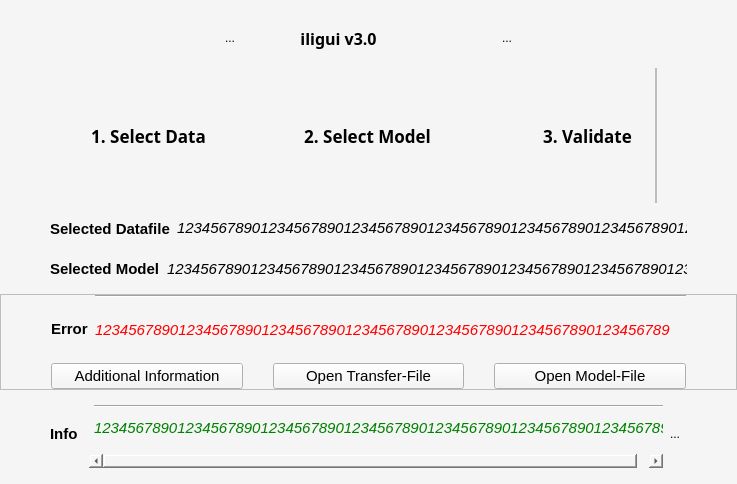
<?xml version="1.0" encoding="UTF-8"?>
<ui version="4.0">
 <class>MainWindow</class>
 <widget class="QMainWindow" name="MainWindow">
  <property name="geometry">
   <rect>
    <x>0</x>
    <y>0</y>
    <width>737</width>
    <height>484</height>
   </rect>
  </property>
  <property name="sizePolicy">
   <sizepolicy hsizetype="MinimumExpanding" vsizetype="Preferred">
    <horstretch>0</horstretch>
    <verstretch>0</verstretch>
   </sizepolicy>
  </property>
  <property name="minimumSize">
   <size>
    <width>685</width>
    <height>0</height>
   </size>
  </property>
  <property name="windowTitle">
   <string>iligui</string>
  </property>
  <property name="windowIcon">
   <iconset>
    <normaloff>icons/interlis.png</normaloff>icons/interlis.png</iconset>
  </property>
  <property name="styleSheet">
   <string notr="true"/>
  </property>
  <property name="toolButtonStyle">
   <enum>Qt::ToolButtonIconOnly</enum>
  </property>
  <widget class="QWidget" name="MainWidget">
   <property name="sizePolicy">
    <sizepolicy hsizetype="Preferred" vsizetype="Preferred">
     <horstretch>0</horstretch>
     <verstretch>0</verstretch>
    </sizepolicy>
   </property>
   <property name="acceptDrops">
    <bool>true</bool>
   </property>
   <property name="styleSheet">
    <string notr="true">background-color: WhiteSmoke;
</string>
   </property>
   <layout class="QVBoxLayout" name="verticalLayout_3">
    <property name="spacing">
     <number>10</number>
    </property>
    <property name="leftMargin">
     <number>0</number>
    </property>
    <property name="topMargin">
     <number>8</number>
    </property>
    <property name="rightMargin">
     <number>0</number>
    </property>
    <property name="bottomMargin">
     <number>16</number>
    </property>
    <item alignment="Qt::AlignTop">
     <widget class="QFrame" name="MainFrame">
      <property name="sizePolicy">
       <sizepolicy hsizetype="Preferred" vsizetype="Fixed">
        <horstretch>0</horstretch>
        <verstretch>0</verstretch>
       </sizepolicy>
      </property>
      <property name="minimumSize">
       <size>
        <width>0</width>
        <height>0</height>
       </size>
      </property>
      <property name="baseSize">
       <size>
        <width>0</width>
        <height>92</height>
       </size>
      </property>
      <property name="frameShape">
       <enum>QFrame::NoFrame</enum>
      </property>
      <property name="frameShadow">
       <enum>QFrame::Plain</enum>
      </property>
      <layout class="QVBoxLayout" name="verticalLayout">
       <property name="spacing">
        <number>0</number>
       </property>
       <property name="leftMargin">
        <number>0</number>
       </property>
       <property name="topMargin">
        <number>0</number>
       </property>
       <property name="rightMargin">
        <number>0</number>
       </property>
       <property name="bottomMargin">
        <number>0</number>
       </property>
       <item alignment="Qt::AlignHCenter">
        <widget class="QFrame" name="toolFrame">
         <property name="sizePolicy">
          <sizepolicy hsizetype="Preferred" vsizetype="Preferred">
           <horstretch>0</horstretch>
           <verstretch>0</verstretch>
          </sizepolicy>
         </property>
         <property name="frameShape">
          <enum>QFrame::NoFrame</enum>
         </property>
         <property name="frameShadow">
          <enum>QFrame::Raised</enum>
         </property>
         <layout class="QHBoxLayout" name="horizontalLayout_2">
          <property name="spacing">
           <number>0</number>
          </property>
          <property name="leftMargin">
           <number>0</number>
          </property>
          <property name="topMargin">
           <number>0</number>
          </property>
          <property name="rightMargin">
           <number>0</number>
          </property>
          <property name="bottomMargin">
           <number>0</number>
          </property>
          <item>
           <widget class="QToolButton" name="interlisButton">
            <property name="sizePolicy">
             <sizepolicy hsizetype="Fixed" vsizetype="Fixed">
              <horstretch>0</horstretch>
              <verstretch>0</verstretch>
             </sizepolicy>
            </property>
            <property name="minimumSize">
             <size>
              <width>60</width>
              <height>60</height>
             </size>
            </property>
            <property name="text">
             <string>...</string>
            </property>
            <property name="icon">
             <iconset>
              <normaloff>icons/interlis.png</normaloff>icons/interlis.png</iconset>
            </property>
            <property name="iconSize">
             <size>
              <width>30</width>
              <height>30</height>
             </size>
            </property>
            <property name="autoRaise">
             <bool>true</bool>
            </property>
           </widget>
          </item>
          <item>
           <spacer name="horizontalSpacer_3">
            <property name="orientation">
             <enum>Qt::Horizontal</enum>
            </property>
            <property name="sizeHint" stdset="0">
             <size>
              <width>40</width>
              <height>20</height>
             </size>
            </property>
           </spacer>
          </item>
          <item>
           <widget class="QLabel" name="versionLabel">
            <property name="font">
             <font>
              <family>Segoe UI Black</family>
              <pointsize>12</pointsize>
              <bold>true</bold>
             </font>
            </property>
            <property name="text">
             <string>iligui v3.0</string>
            </property>
            <property name="alignment">
             <set>Qt::AlignCenter</set>
            </property>
           </widget>
          </item>
          <item>
           <spacer name="horizontalSpacer_4">
            <property name="orientation">
             <enum>Qt::Horizontal</enum>
            </property>
            <property name="sizeHint" stdset="0">
             <size>
              <width>40</width>
              <height>20</height>
             </size>
            </property>
           </spacer>
          </item>
          <item>
           <widget class="QToolButton" name="settingsButton">
            <property name="sizePolicy">
             <sizepolicy hsizetype="Fixed" vsizetype="Fixed">
              <horstretch>0</horstretch>
              <verstretch>0</verstretch>
             </sizepolicy>
            </property>
            <property name="minimumSize">
             <size>
              <width>60</width>
              <height>60</height>
             </size>
            </property>
            <property name="text">
             <string/>
            </property>
            <property name="icon">
             <iconset>
              <normaloff>icons/settings.svg</normaloff>icons/settings.svg</iconset>
            </property>
            <property name="iconSize">
             <size>
              <width>30</width>
              <height>30</height>
             </size>
            </property>
            <property name="checkable">
             <bool>false</bool>
            </property>
            <property name="checked">
             <bool>false</bool>
            </property>
            <property name="autoRaise">
             <bool>true</bool>
            </property>
           </widget>
          </item>
          <item>
           <widget class="QToolButton" name="refreshButton">
            <property name="minimumSize">
             <size>
              <width>60</width>
              <height>60</height>
             </size>
            </property>
            <property name="text">
             <string>...</string>
            </property>
            <property name="icon">
             <iconset>
              <normaloff>icons/refresh-ccw.svg</normaloff>icons/refresh-ccw.svg</iconset>
            </property>
            <property name="iconSize">
             <size>
              <width>30</width>
              <height>30</height>
             </size>
            </property>
            <property name="autoRaise">
             <bool>true</bool>
            </property>
           </widget>
          </item>
         </layout>
        </widget>
       </item>
       <item>
        <widget class="QFrame" name="inputFrame">
         <property name="sizePolicy">
          <sizepolicy hsizetype="Preferred" vsizetype="Preferred">
           <horstretch>0</horstretch>
           <verstretch>0</verstretch>
          </sizepolicy>
         </property>
         <property name="acceptDrops">
          <bool>true</bool>
         </property>
         <property name="frameShape">
          <enum>QFrame::NoFrame</enum>
         </property>
         <property name="frameShadow">
          <enum>QFrame::Raised</enum>
         </property>
         <layout class="QHBoxLayout" name="horizontalLayout">
          <property name="spacing">
           <number>0</number>
          </property>
          <property name="leftMargin">
           <number>0</number>
          </property>
          <property name="topMargin">
           <number>0</number>
          </property>
          <property name="rightMargin">
           <number>0</number>
          </property>
          <property name="bottomMargin">
           <number>0</number>
          </property>
          <item>
           <spacer name="horizontalSpacer_5">
            <property name="orientation">
             <enum>Qt::Horizontal</enum>
            </property>
            <property name="sizeHint" stdset="0">
             <size>
              <width>40</width>
              <height>20</height>
             </size>
            </property>
           </spacer>
          </item>
          <item>
           <widget class="QToolButton" name="fileselectButton">
            <property name="sizePolicy">
             <sizepolicy hsizetype="Fixed" vsizetype="Fixed">
              <horstretch>0</horstretch>
              <verstretch>0</verstretch>
             </sizepolicy>
            </property>
            <property name="minimumSize">
             <size>
              <width>135</width>
              <height>135</height>
             </size>
            </property>
            <property name="font">
             <font>
              <family>Segoe UI Black</family>
              <pointsize>13</pointsize>
              <bold>true</bold>
             </font>
            </property>
            <property name="acceptDrops">
             <bool>true</bool>
            </property>
            <property name="toolTip">
             <string>&lt;html&gt;&lt;head/&gt;&lt;body&gt;&lt;p&gt;Select or Drop an INTERLIS 1/2 Transfer File you want to validate.&lt;/p&gt;&lt;/body&gt;&lt;/html&gt;</string>
            </property>
            <property name="layoutDirection">
             <enum>Qt::LeftToRight</enum>
            </property>
            <property name="styleSheet">
             <string notr="true">QToolButton[objectName^=&quot;fileselectButton&quot;]:hover {
	background-color : rgb(230,230,230);
	border-radius: 20px;
	border-style: outset;
	icon: url(:/icons/icons/fileupload_blue.png);
}


</string>
            </property>
            <property name="text">
             <string>1. Select Data</string>
            </property>
            <property name="icon">
             <iconset>
              <normaloff>icons/fileupload_blue.png</normaloff>icons/fileupload_blue.png</iconset>
            </property>
            <property name="iconSize">
             <size>
              <width>100</width>
              <height>100</height>
             </size>
            </property>
            <property name="autoRepeat">
             <bool>false</bool>
            </property>
            <property name="popupMode">
             <enum>QToolButton::DelayedPopup</enum>
            </property>
            <property name="toolButtonStyle">
             <enum>Qt::ToolButtonTextUnderIcon</enum>
            </property>
            <property name="autoRaise">
             <bool>true</bool>
            </property>
           </widget>
          </item>
          <item>
           <spacer name="horizontalSpacer">
            <property name="orientation">
             <enum>Qt::Horizontal</enum>
            </property>
            <property name="sizeHint" stdset="0">
             <size>
              <width>40</width>
              <height>20</height>
             </size>
            </property>
           </spacer>
          </item>
          <item>
           <widget class="QToolButton" name="modelselectButton">
            <property name="enabled">
             <bool>true</bool>
            </property>
            <property name="sizePolicy">
             <sizepolicy hsizetype="Fixed" vsizetype="Fixed">
              <horstretch>0</horstretch>
              <verstretch>0</verstretch>
             </sizepolicy>
            </property>
            <property name="minimumSize">
             <size>
              <width>135</width>
              <height>135</height>
             </size>
            </property>
            <property name="font">
             <font>
              <family>Segoe UI Black</family>
              <pointsize>13</pointsize>
              <bold>true</bold>
             </font>
            </property>
            <property name="acceptDrops">
             <bool>true</bool>
            </property>
            <property name="toolTip">
             <string>&lt;html&gt;&lt;head/&gt;&lt;body&gt;&lt;p&gt;Select or Drop an INTERLIS Model File with which you want to validate your file.&lt;br/&gt;A Model File is not always necessary, since it can also be designated directly in the INTERLIS Transfer File.&lt;/p&gt;&lt;/body&gt;&lt;/html&gt;</string>
            </property>
            <property name="layoutDirection">
             <enum>Qt::LeftToRight</enum>
            </property>
            <property name="styleSheet">
             <string notr="true">QToolButton[objectName^=&quot;modelselectButton&quot;]:hover {
	background-color : rgb(230,230,230);
	border-radius: 20px;
	border-style: outset;
}


</string>
            </property>
            <property name="text">
             <string>2. Select Model</string>
            </property>
            <property name="icon">
             <iconset>
              <normaloff>icons/model_lightblue.png</normaloff>icons/model_lightblue.png</iconset>
            </property>
            <property name="iconSize">
             <size>
              <width>100</width>
              <height>100</height>
             </size>
            </property>
            <property name="checkable">
             <bool>false</bool>
            </property>
            <property name="popupMode">
             <enum>QToolButton::DelayedPopup</enum>
            </property>
            <property name="toolButtonStyle">
             <enum>Qt::ToolButtonTextUnderIcon</enum>
            </property>
            <property name="autoRaise">
             <bool>true</bool>
            </property>
            <property name="arrowType">
             <enum>Qt::NoArrow</enum>
            </property>
           </widget>
          </item>
          <item>
           <spacer name="horizontalSpacer_2">
            <property name="orientation">
             <enum>Qt::Horizontal</enum>
            </property>
            <property name="sizeHint" stdset="0">
             <size>
              <width>40</width>
              <height>20</height>
             </size>
            </property>
           </spacer>
          </item>
          <item>
           <widget class="QToolButton" name="playButton">
            <property name="sizePolicy">
             <sizepolicy hsizetype="Fixed" vsizetype="Fixed">
              <horstretch>0</horstretch>
              <verstretch>0</verstretch>
             </sizepolicy>
            </property>
            <property name="minimumSize">
             <size>
              <width>135</width>
              <height>135</height>
             </size>
            </property>
            <property name="font">
             <font>
              <family>Segoe UI Black</family>
              <pointsize>13</pointsize>
              <bold>true</bold>
             </font>
            </property>
            <property name="mouseTracking">
             <bool>true</bool>
            </property>
            <property name="toolTip">
             <string>&lt;html&gt;&lt;head/&gt;&lt;body&gt;&lt;p&gt;Click to run the INTERLIS Validator Software with the Transfer-File, Model and Settings you have currently defined.&lt;/p&gt;&lt;/body&gt;&lt;/html&gt;</string>
            </property>
            <property name="layoutDirection">
             <enum>Qt::LeftToRight</enum>
            </property>
            <property name="styleSheet">
             <string notr="true">QToolButton[objectName^=&quot;playButton&quot;]:hover {
	background-color : rgb(230,230,230);
	border-radius: 20px;
	border-style: outset;
}


</string>
            </property>
            <property name="text">
             <string>3. Validate</string>
            </property>
            <property name="icon">
             <iconset>
              <normaloff>icons/play.png</normaloff>icons/play.png</iconset>
            </property>
            <property name="iconSize">
             <size>
              <width>100</width>
              <height>100</height>
             </size>
            </property>
            <property name="toolButtonStyle">
             <enum>Qt::ToolButtonTextUnderIcon</enum>
            </property>
            <property name="autoRaise">
             <bool>true</bool>
            </property>
           </widget>
          </item>
          <item>
           <widget class="QFrame" name="playButtonFrame">
            <property name="frameShape">
             <enum>QFrame::StyledPanel</enum>
            </property>
            <property name="frameShadow">
             <enum>QFrame::Raised</enum>
            </property>
            <layout class="QVBoxLayout" name="verticalLayout_8">
             <property name="spacing">
              <number>0</number>
             </property>
             <property name="leftMargin">
              <number>0</number>
             </property>
             <property name="topMargin">
              <number>0</number>
             </property>
             <property name="rightMargin">
              <number>0</number>
             </property>
             <property name="bottomMargin">
              <number>0</number>
             </property>
            </layout>
           </widget>
          </item>
          <item>
           <spacer name="horizontalSpacer_6">
            <property name="orientation">
             <enum>Qt::Horizontal</enum>
            </property>
            <property name="sizeHint" stdset="0">
             <size>
              <width>40</width>
              <height>20</height>
             </size>
            </property>
           </spacer>
          </item>
         </layout>
        </widget>
       </item>
      </layout>
     </widget>
    </item>
    <item>
     <widget class="QFrame" name="selectedFileFrame">
      <property name="frameShape">
       <enum>QFrame::NoFrame</enum>
      </property>
      <property name="frameShadow">
       <enum>QFrame::Raised</enum>
      </property>
      <layout class="QHBoxLayout" name="horizontalLayout_7">
       <property name="spacing">
        <number>0</number>
       </property>
       <property name="leftMargin">
        <number>50</number>
       </property>
       <property name="topMargin">
        <number>0</number>
       </property>
       <property name="rightMargin">
        <number>50</number>
       </property>
       <property name="bottomMargin">
        <number>0</number>
       </property>
       <item>
        <widget class="QLabel" name="fileLabel">
         <property name="font">
          <font>
           <pointsize>11</pointsize>
           <bold>true</bold>
          </font>
         </property>
         <property name="text">
          <string>Selected Datafile</string>
         </property>
        </widget>
       </item>
       <item>
        <widget class="QLabel" name="fileTextcon">
         <property name="text">
          <string/>
         </property>
         <property name="pixmap">
          <pixmap>icons/chevron-right.svg</pixmap>
         </property>
         <property name="alignment">
          <set>Qt::AlignCenter</set>
         </property>
        </widget>
       </item>
       <item>
        <widget class="QLabel" name="fileText">
         <property name="sizePolicy">
          <sizepolicy hsizetype="MinimumExpanding" vsizetype="Preferred">
           <horstretch>0</horstretch>
           <verstretch>0</verstretch>
          </sizepolicy>
         </property>
         <property name="font">
          <font>
           <pointsize>11</pointsize>
           <italic>true</italic>
          </font>
         </property>
         <property name="toolTip">
          <string>&lt;html&gt;&lt;head/&gt;&lt;body&gt;&lt;p&gt;The Error returned by the Validator. The direct Position will be delivered if possible.&lt;/p&gt;&lt;p&gt;Click on the Error to open your INTERLIS Transfer-File with your preferred editor for XML Files. &lt;/p&gt;&lt;/body&gt;&lt;/html&gt;</string>
         </property>
         <property name="frameShape">
          <enum>QFrame::NoFrame</enum>
         </property>
         <property name="text">
          <string>123456789012345678901234567890123456789012345678901234567890123456789</string>
         </property>
         <property name="scaledContents">
          <bool>false</bool>
         </property>
         <property name="alignment">
          <set>Qt::AlignLeading|Qt::AlignLeft|Qt::AlignVCenter</set>
         </property>
         <property name="wordWrap">
          <bool>true</bool>
         </property>
         <property name="indent">
          <number>0</number>
         </property>
         <property name="openExternalLinks">
          <bool>true</bool>
         </property>
         <property name="textInteractionFlags">
          <set>Qt::LinksAccessibleByMouse|Qt::TextSelectableByMouse</set>
         </property>
        </widget>
       </item>
      </layout>
     </widget>
    </item>
    <item>
     <widget class="QFrame" name="selectedModelFrame">
      <property name="frameShape">
       <enum>QFrame::NoFrame</enum>
      </property>
      <property name="frameShadow">
       <enum>QFrame::Raised</enum>
      </property>
      <layout class="QHBoxLayout" name="horizontalLayout_6">
       <property name="spacing">
        <number>0</number>
       </property>
       <property name="leftMargin">
        <number>50</number>
       </property>
       <property name="topMargin">
        <number>0</number>
       </property>
       <property name="rightMargin">
        <number>50</number>
       </property>
       <property name="bottomMargin">
        <number>0</number>
       </property>
       <item>
        <widget class="QLabel" name="modelLabel">
         <property name="font">
          <font>
           <pointsize>11</pointsize>
           <bold>true</bold>
          </font>
         </property>
         <property name="text">
          <string>Selected Model</string>
         </property>
        </widget>
       </item>
       <item>
        <widget class="QLabel" name="modelTextcon">
         <property name="text">
          <string/>
         </property>
         <property name="pixmap">
          <pixmap>icons/chevron-right.svg</pixmap>
         </property>
         <property name="alignment">
          <set>Qt::AlignCenter</set>
         </property>
        </widget>
       </item>
       <item>
        <widget class="QLabel" name="modelText">
         <property name="sizePolicy">
          <sizepolicy hsizetype="MinimumExpanding" vsizetype="Preferred">
           <horstretch>0</horstretch>
           <verstretch>0</verstretch>
          </sizepolicy>
         </property>
         <property name="font">
          <font>
           <pointsize>11</pointsize>
           <italic>true</italic>
          </font>
         </property>
         <property name="toolTip">
          <string>&lt;html&gt;&lt;head/&gt;&lt;body&gt;&lt;p&gt;The Error returned by the Validator. The direct Position will be delivered if possible.&lt;/p&gt;&lt;p&gt;Click on the Error to open your INTERLIS Transfer-File with your preferred editor for XML Files. &lt;/p&gt;&lt;/body&gt;&lt;/html&gt;</string>
         </property>
         <property name="frameShape">
          <enum>QFrame::NoFrame</enum>
         </property>
         <property name="text">
          <string>123456789012345678901234567890123456789012345678901234567890123456789</string>
         </property>
         <property name="scaledContents">
          <bool>false</bool>
         </property>
         <property name="alignment">
          <set>Qt::AlignLeading|Qt::AlignLeft|Qt::AlignVCenter</set>
         </property>
         <property name="wordWrap">
          <bool>true</bool>
         </property>
         <property name="indent">
          <number>0</number>
         </property>
         <property name="openExternalLinks">
          <bool>true</bool>
         </property>
         <property name="textInteractionFlags">
          <set>Qt::LinksAccessibleByMouse|Qt::TextSelectableByMouse</set>
         </property>
        </widget>
       </item>
      </layout>
     </widget>
    </item>
    <item>
     <widget class="QFrame" name="errorFrame">
      <property name="frameShape">
       <enum>QFrame::StyledPanel</enum>
      </property>
      <property name="frameShadow">
       <enum>QFrame::Raised</enum>
      </property>
      <layout class="QVBoxLayout" name="verticalLayout_5">
       <property name="spacing">
        <number>0</number>
       </property>
       <property name="leftMargin">
        <number>50</number>
       </property>
       <property name="topMargin">
        <number>0</number>
       </property>
       <property name="rightMargin">
        <number>50</number>
       </property>
       <property name="bottomMargin">
        <number>0</number>
       </property>
       <item alignment="Qt::AlignTop">
        <widget class="QFrame" name="sub_errorFrame">
         <property name="enabled">
          <bool>true</bool>
         </property>
         <property name="sizePolicy">
          <sizepolicy hsizetype="Preferred" vsizetype="MinimumExpanding">
           <horstretch>0</horstretch>
           <verstretch>0</verstretch>
          </sizepolicy>
         </property>
         <property name="minimumSize">
          <size>
           <width>0</width>
           <height>1</height>
          </size>
         </property>
         <property name="autoFillBackground">
          <bool>false</bool>
         </property>
         <property name="frameShape">
          <enum>QFrame::NoFrame</enum>
         </property>
         <property name="frameShadow">
          <enum>QFrame::Plain</enum>
         </property>
         <property name="lineWidth">
          <number>1</number>
         </property>
         <layout class="QHBoxLayout" name="horizontalLayout_3">
          <property name="spacing">
           <number>0</number>
          </property>
          <property name="sizeConstraint">
           <enum>QLayout::SetDefaultConstraint</enum>
          </property>
          <property name="leftMargin">
           <number>0</number>
          </property>
          <property name="topMargin">
           <number>0</number>
          </property>
          <property name="rightMargin">
           <number>0</number>
          </property>
          <property name="bottomMargin">
           <number>0</number>
          </property>
          <item>
           <widget class="QLabel" name="errorLabel">
            <property name="font">
             <font>
              <pointsize>11</pointsize>
              <bold>true</bold>
             </font>
            </property>
            <property name="text">
             <string>&lt;html&gt;&lt;head/&gt;&lt;body&gt;&lt;p&gt;Error&lt;/p&gt;&lt;/body&gt;&lt;/html&gt;</string>
            </property>
           </widget>
          </item>
          <item>
           <widget class="QLabel" name="errorITextcon">
            <property name="text">
             <string/>
            </property>
            <property name="pixmap">
             <pixmap>icons/chevron-right.svg</pixmap>
            </property>
            <property name="alignment">
             <set>Qt::AlignCenter</set>
            </property>
           </widget>
          </item>
          <item>
           <widget class="QScrollArea" name="scrollArea">
            <property name="sizePolicy">
             <sizepolicy hsizetype="MinimumExpanding" vsizetype="MinimumExpanding">
              <horstretch>0</horstretch>
              <verstretch>0</verstretch>
             </sizepolicy>
            </property>
            <property name="frameShape">
             <enum>QFrame::NoFrame</enum>
            </property>
            <property name="frameShadow">
             <enum>QFrame::Plain</enum>
            </property>
            <property name="widgetResizable">
             <bool>true</bool>
            </property>
            <widget class="QWidget" name="scrollAreaWidgetContents">
             <property name="geometry">
              <rect>
               <x>0</x>
               <y>0</y>
               <width>576</width>
               <height>69</height>
              </rect>
             </property>
             <layout class="QVBoxLayout" name="verticalLayout_4">
              <property name="spacing">
               <number>0</number>
              </property>
              <property name="leftMargin">
               <number>0</number>
              </property>
              <property name="topMargin">
               <number>0</number>
              </property>
              <property name="rightMargin">
               <number>0</number>
              </property>
              <property name="bottomMargin">
               <number>0</number>
              </property>
              <item>
               <widget class="Line" name="line_2">
                <property name="orientation">
                 <enum>Qt::Horizontal</enum>
                </property>
               </widget>
              </item>
              <item>
               <widget class="QLabel" name="errorText">
                <property name="sizePolicy">
                 <sizepolicy hsizetype="Preferred" vsizetype="Preferred">
                  <horstretch>0</horstretch>
                  <verstretch>0</verstretch>
                 </sizepolicy>
                </property>
                <property name="font">
                 <font>
                  <pointsize>11</pointsize>
                  <italic>true</italic>
                 </font>
                </property>
                <property name="toolTip">
                 <string>&lt;html&gt;&lt;head/&gt;&lt;body&gt;&lt;p&gt;The Error returned by the Validator. The direct Position will be delivered if possible.&lt;/p&gt;&lt;p&gt;Click on the Error to open your INTERLIS Transfer-File with your preferred editor for XML Files. &lt;/p&gt;&lt;/body&gt;&lt;/html&gt;</string>
                </property>
                <property name="styleSheet">
                 <string notr="true">QLabel { color : red; }</string>
                </property>
                <property name="frameShape">
                 <enum>QFrame::NoFrame</enum>
                </property>
                <property name="text">
                 <string>&lt;html&gt;&lt;head/&gt;&lt;body&gt;&lt;p&gt;&lt;span style=&quot; color:#ff0000;&quot;&gt;123456789012345678901234567890123456789012345678901234567890123456789&lt;/span&gt;&lt;/p&gt;&lt;/body&gt;&lt;/html&gt;</string>
                </property>
                <property name="scaledContents">
                 <bool>false</bool>
                </property>
                <property name="alignment">
                 <set>Qt::AlignLeading|Qt::AlignLeft|Qt::AlignVCenter</set>
                </property>
                <property name="wordWrap">
                 <bool>true</bool>
                </property>
                <property name="indent">
                 <number>0</number>
                </property>
                <property name="openExternalLinks">
                 <bool>true</bool>
                </property>
                <property name="textInteractionFlags">
                 <set>Qt::LinksAccessibleByMouse|Qt::TextSelectableByMouse</set>
                </property>
               </widget>
              </item>
             </layout>
            </widget>
           </widget>
          </item>
         </layout>
        </widget>
       </item>
       <item>
        <widget class="QFrame" name="buttonFrame">
         <property name="frameShape">
          <enum>QFrame::NoFrame</enum>
         </property>
         <property name="frameShadow">
          <enum>QFrame::Raised</enum>
         </property>
         <layout class="QHBoxLayout" name="horizontalLayout_5">
          <property name="spacing">
           <number>30</number>
          </property>
          <property name="leftMargin">
           <number>0</number>
          </property>
          <property name="topMargin">
           <number>0</number>
          </property>
          <property name="rightMargin">
           <number>0</number>
          </property>
          <property name="bottomMargin">
           <number>0</number>
          </property>
          <item>
           <widget class="QPushButton" name="addinfoButton">
            <property name="font">
             <font>
              <pointsize>11</pointsize>
             </font>
            </property>
            <property name="mouseTracking">
             <bool>true</bool>
            </property>
            <property name="text">
             <string>Additional Information</string>
            </property>
            <property name="icon">
             <iconset>
              <normaloff>icons/info.svg</normaloff>icons/info.svg</iconset>
            </property>
            <property name="checkable">
             <bool>false</bool>
            </property>
            <property name="autoDefault">
             <bool>false</bool>
            </property>
            <property name="default">
             <bool>false</bool>
            </property>
            <property name="flat">
             <bool>false</bool>
            </property>
           </widget>
          </item>
          <item>
           <widget class="QPushButton" name="openfileButton">
            <property name="font">
             <font>
              <pointsize>11</pointsize>
             </font>
            </property>
            <property name="mouseTracking">
             <bool>true</bool>
            </property>
            <property name="text">
             <string>Open Transfer-File</string>
            </property>
            <property name="icon">
             <iconset>
              <normaloff>icons/edit.svg</normaloff>icons/edit.svg</iconset>
            </property>
            <property name="flat">
             <bool>false</bool>
            </property>
           </widget>
          </item>
          <item>
           <widget class="QPushButton" name="openmodelButton">
            <property name="font">
             <font>
              <pointsize>11</pointsize>
             </font>
            </property>
            <property name="text">
             <string>Open Model-File</string>
            </property>
            <property name="icon">
             <iconset>
              <normaloff>icons/edit.svg</normaloff>icons/edit.svg</iconset>
            </property>
           </widget>
          </item>
         </layout>
        </widget>
       </item>
      </layout>
     </widget>
    </item>
    <item alignment="Qt::AlignTop">
     <widget class="QFrame" name="infoFrame">
      <property name="enabled">
       <bool>true</bool>
      </property>
      <property name="sizePolicy">
       <sizepolicy hsizetype="Preferred" vsizetype="Preferred">
        <horstretch>0</horstretch>
        <verstretch>0</verstretch>
       </sizepolicy>
      </property>
      <property name="minimumSize">
       <size>
        <width>0</width>
        <height>1</height>
       </size>
      </property>
      <property name="frameShape">
       <enum>QFrame::NoFrame</enum>
      </property>
      <property name="frameShadow">
       <enum>QFrame::Plain</enum>
      </property>
      <layout class="QHBoxLayout" name="horizontalLayout_4">
       <property name="spacing">
        <number>0</number>
       </property>
       <property name="sizeConstraint">
        <enum>QLayout::SetDefaultConstraint</enum>
       </property>
       <property name="leftMargin">
        <number>50</number>
       </property>
       <property name="topMargin">
        <number>0</number>
       </property>
       <property name="rightMargin">
        <number>50</number>
       </property>
       <property name="bottomMargin">
        <number>0</number>
       </property>
       <item>
        <widget class="QLabel" name="infoLabel">
         <property name="font">
          <font>
           <pointsize>11</pointsize>
           <bold>true</bold>
          </font>
         </property>
         <property name="text">
          <string>Info </string>
         </property>
         <property name="alignment">
          <set>Qt::AlignLeading|Qt::AlignLeft|Qt::AlignVCenter</set>
         </property>
        </widget>
       </item>
       <item>
        <widget class="QLabel" name="infoTextIcon">
         <property name="sizePolicy">
          <sizepolicy hsizetype="Preferred" vsizetype="Preferred">
           <horstretch>0</horstretch>
           <verstretch>0</verstretch>
          </sizepolicy>
         </property>
         <property name="text">
          <string/>
         </property>
         <property name="pixmap">
          <pixmap>icons/chevron-right.svg</pixmap>
         </property>
         <property name="alignment">
          <set>Qt::AlignCenter</set>
         </property>
        </widget>
       </item>
       <item>
        <widget class="QScrollArea" name="infoScrollArea">
         <property name="sizePolicy">
          <sizepolicy hsizetype="Expanding" vsizetype="Expanding">
           <horstretch>0</horstretch>
           <verstretch>0</verstretch>
          </sizepolicy>
         </property>
         <property name="frameShape">
          <enum>QFrame::NoFrame</enum>
         </property>
         <property name="frameShadow">
          <enum>QFrame::Plain</enum>
         </property>
         <property name="widgetResizable">
          <bool>true</bool>
         </property>
         <widget class="QWidget" name="infoScrollAreaContentLayout">
          <property name="geometry">
           <rect>
            <x>0</x>
            <y>0</y>
            <width>568</width>
            <height>52</height>
           </rect>
          </property>
          <layout class="QVBoxLayout" name="verticalLayout_2">
           <property name="spacing">
            <number>0</number>
           </property>
           <property name="leftMargin">
            <number>5</number>
           </property>
           <property name="topMargin">
            <number>5</number>
           </property>
           <property name="rightMargin">
            <number>5</number>
           </property>
           <property name="bottomMargin">
            <number>5</number>
           </property>
           <item>
            <widget class="Line" name="line">
             <property name="orientation">
              <enum>Qt::Horizontal</enum>
             </property>
            </widget>
           </item>
           <item>
            <widget class="QLabel" name="infoText">
             <property name="font">
              <font>
               <pointsize>11</pointsize>
               <italic>true</italic>
              </font>
             </property>
             <property name="styleSheet">
              <string notr="true">QLabel { color : green; }</string>
             </property>
             <property name="frameShape">
              <enum>QFrame::NoFrame</enum>
             </property>
             <property name="text">
              <string>123456789012345678901234567890123456789012345678901234567890123456789</string>
             </property>
             <property name="wordWrap">
              <bool>true</bool>
             </property>
             <property name="indent">
              <number>0</number>
             </property>
             <property name="openExternalLinks">
              <bool>true</bool>
             </property>
             <property name="textInteractionFlags">
              <set>Qt::LinksAccessibleByMouse|Qt::TextSelectableByMouse</set>
             </property>
            </widget>
           </item>
          </layout>
         </widget>
        </widget>
       </item>
       <item>
        <widget class="QToolButton" name="extinfoButton">
         <property name="sizePolicy">
          <sizepolicy hsizetype="Preferred" vsizetype="Preferred">
           <horstretch>0</horstretch>
           <verstretch>0</verstretch>
          </sizepolicy>
         </property>
         <property name="text">
          <string>...</string>
         </property>
         <property name="icon">
          <iconset>
           <normaloff>icons/book-open.svg</normaloff>icons/book-open.svg</iconset>
         </property>
         <property name="iconSize">
          <size>
           <width>16</width>
           <height>16</height>
          </size>
         </property>
         <property name="autoRaise">
          <bool>true</bool>
         </property>
        </widget>
       </item>
      </layout>
     </widget>
    </item>
   </layout>
  </widget>
 </widget>
 <resources>
  <include location="resources.qrc"/>
 </resources>
 <connections/>
</ui>
